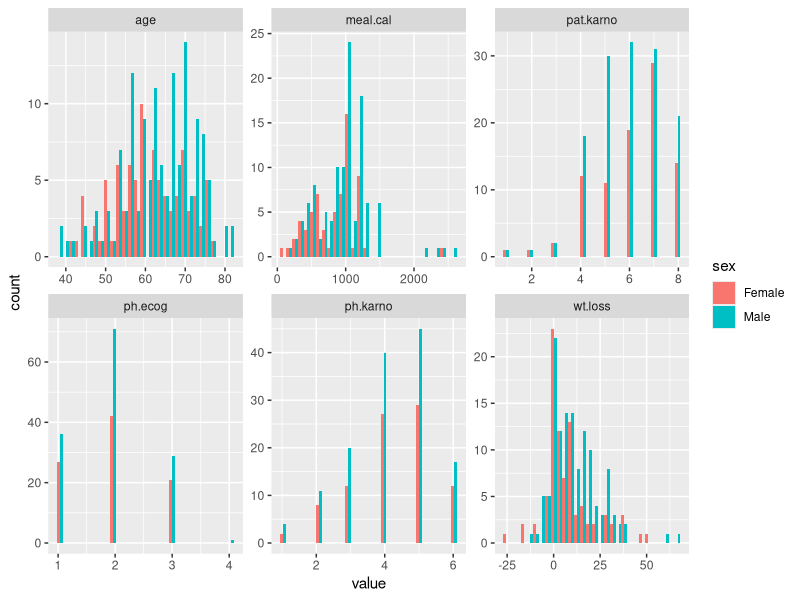
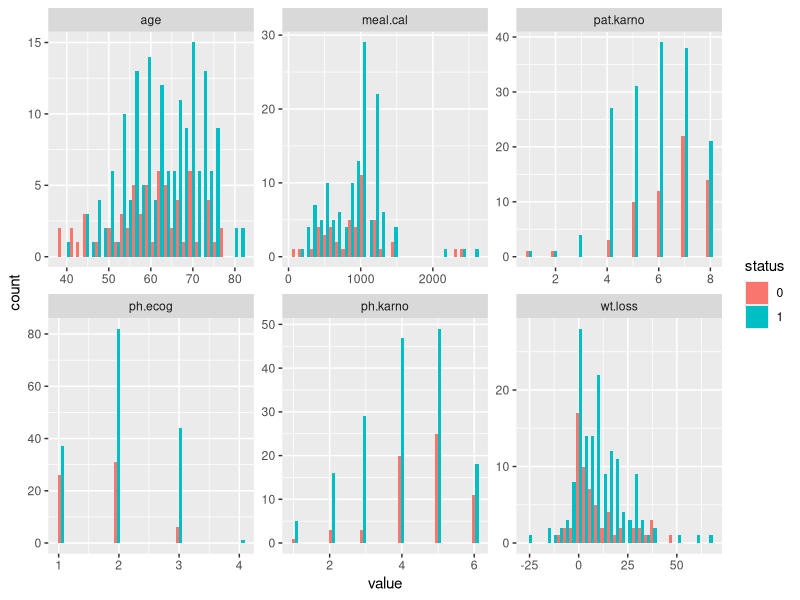

Write R code to recreate these figures, in order. (Note: this script raises an error after producing the figures.)
## ---- chunk 1
library(dplyr)
library(tidyr)
library(ggplot2)
library(kableExtra)
library(survminer)
library(survival)

knitr::opts_chunk$set(
  echo = FALSE, 
  message = FALSE, 
  warning = FALSE, 
  fig.height = 6, 
  fig.width = 8)


file_name <- 'lung.csv'

## ---- chunk 2
data(cancer, package="survival")
dd_raw <- get(data("lung"))
(dim(dd_raw))


# Data prep/cleaning ----
dd <-  dd_raw %>%
  # Reducing status to 0/1 from 1/2
  mutate(across(status , ~. - 1)) %>%
  # Setting levels of ph.ecog variable
  mutate(across(ph.ecog, ~factor(., levels = c(0:4)))) %>%
  # Setting levels of ph.karno variable
  mutate(across(ph.karno, ~factor(., levels = seq(50, 100, 10)))) %>%
  # Setting levels of pat.karno variable
  mutate(across(pat.karno, ~factor(., levels = seq(30, 100, 10)))) %>%
  # Converting sex to factor, keeping as 1/2
  mutate(across(sex, ~factor(as.character(.), levels = c(1, 2), 
                                          labels = c("Male", "Female")))) %>%
  # Make survival time in the same units as age, to include age in 
  # survival analysis accounting for left-truncation
  mutate(across(time, ~./365.25))


# Defining continuous variables
cont_demo_vars <- c(
  "age", 
  "meal.cal", 
  "wt.loss"
)

# Defining categorical variables
cat_demo_vars <- c(
  "ph.karno", 
  "ph.ecog", 
  "pat.karno",
  "sex"
  
)

# Defining Performance Metrics
perform_metrics <- c(
  "ph.ecog", 
  "ph.karno", 
  "pat.karno"
)


## ---- chunk 3

## Examine presence of missing values
n_nas <- data.frame(
  do.call('rbind', apply(dd, 2, function(x){table(is.na(x))}))
)

names(n_nas) <- c("Non-Missing", "Missing")

# Output NAs as a table
n_nas %>%
  kable(format = 'latex') %>%
  kable_styling ()


## ---- chunk 4


# Creating boxplot to examine distributions of variables, 
dd %>%
  select(sex, all_of(cont_demo_vars),
         all_of(cat_demo_vars)) %>%
  # Converting sex to character
  mutate(across(sex ,as.character)) %>%
  # Converting other variables to numeric
  mutate(across(age:pat.karno, as.numeric)) %>%
  # Making data long to use facet wrap
  pivot_longer(names(.)[-1]) %>%
  # Passing to ggplot
  ggplot(aes(x = value, fill = sex, group = sex)) +
  geom_histogram(position = 'dodge') + 
  facet_wrap(. ~ name, scales = 'free')


## ---- chunk 5


# Plotting demographic and score variables by survival status
dd %>%
  select(status, all_of(cont_demo_vars),
         all_of(cat_demo_vars)) %>%
  select(-sex) %>%
  mutate(across(status ,as.character)) %>%
  mutate(across(age:pat.karno, as.numeric)) %>%
  pivot_longer(names(.)[-1]) %>%
  ggplot(aes(x = value, fill = status, group = status)) +
  geom_histogram(position = 'dodge') + 
  facet_wrap(. ~ name, scales = 'free')


## ---- chunk 6


# Looping over continuous variables, using t.test to determine 
# if there is a difference between males and females in these variables
t_test_ls <- lapply(cont_demo_vars, function(var){
  test_dd <- dd %>%
    select(sex, out = one_of(var)) 
    
  res <- t.test(out ~ sex, data = test_dd, paired= FALSE)
  dat <- data.frame(
    var = var, 
    p_val = res$p.value
  )
  row.names(dat) <- NULL
  dat
  })

# Combining list into dataframe
test_dd <- do.call('rbind', t_test_ls)

test_dd %>%
  kable(format = 'html')

## ---- chunk 7

# Defining performance metric variables
perform_metrics <- c("ph.ecog", 
                     "ph.karno", 
                     "pat.karno")

## ---- chunk 8


# Using chi-squared test to determine if there are differences between males/females 
# in these variables
chi_sq_metric_by_sex <- lapply(perform_metrics, function(metric) {
  
  tab <- dd %>%
    select(sex, all_of(metric)) %>%
    mutate(across(all_of(metric), factor)) %>%
    group_by_at(names(.)) %>%
    dplyr::summarise(n = n()) %>%
    filter(!is.na(get(metric))) %>%
    spread(sex, n, fill = 0) %>%
    as.data.frame()
  print(metric)
  row.names(tab) <- as.character(tab[, 1])
  tab[, 1] <- NULL
  
  res <- chisq.test(tab)
  data.frame(
    var = metric, 
    p_val = res$p.value
  )
  
})


chi_sq_metric_by_sex


chi_sq_metric_by_status <- lapply(perform_metrics, function(metric) {
  
  tab <- dd %>%
    select(status, all_of(metric)) %>%
    mutate(across(all_of(metric), factor)) %>%
    group_by_at(names(.)) %>%
    dplyr::summarise(n = n()) %>%
    filter(!is.na(get(metric))) %>%
    spread(status, n, fill = 0) %>%
    as.data.frame()
  print(metric)
  row.names(tab) <- as.character(tab[, 1])
  tab[, 1] <- NULL
  
  res <- chisq.test(tab)
  data.frame(
    var = metric, 
    p_val = res$p.value
  )
  
})

chi_sq_metric_by_status


## ---- chunk 9
sum_mat <- dd_raw %>%
  group_by(ph.ecog, ph.karno) %>%
  dplyr::summarise(n = n()) 

unique_combinations <-   sum_mat %>%
  filter(n > 0) %>%
  arrange(desc(n))

dat <- dd %>%
  select(ph.ecog, ph.karno) %>%
  na.omit()

unique_combinations %>%
  kable(format = 'latex')

# Determine spearman rank correlation coefficient between the two variables
cor_val <- cor(as.numeric(dat$ph.ecog), as.numeric(dat$ph.karno), 
           method = 'spearman')

# Plot ph.ecog and ph.karno as a scatterplot with correlation coefficient
q1_plot <- dd %>%
  select(ph.ecog, ph.karno) %>%
  ggplot(aes(x = ph.ecog, y = ph.karno)) + 
  geom_point(position = position_jitter(width = .1, height = 1)) + 
  geom_label(x = "3", y = "100", label = round(cor_val ,2))

# Creating barplot comparing overall distribution of the two measures
dd %>%
  select(sex, ph.karno, ph.ecog) %>%
  pivot_longer(names(.)[-1]) %>%
  ggplot(aes(x = value)) + 
  geom_histogram(stat = 'count') +
  facet_wrap(. ~ name, scales = 'free')

## ---- chunk 10
q1_plot

## ---- chunk 11

# Fitting original model, non-stratified and without left truncation
fit_overall <- survfit(Surv(time, status) ~ 1, data = dd)

# Fitting original model, stratified and without left truncation
fit_0 <- survfit(Surv(time , status) ~ sex, 
               data = dd)

# Using ggsurvplot to plot Kaplan Meier curves for model without left truncation
kap_plot_no_lt <- ggsurvplot(fit_0, 
                             data = dd,
                             conf.int = TRUE,
                             risk.table = TRUE,
                             pval = TRUE,  
                             surv.median.line = 'h')

kap_plot_no_lt

## ---- chunk 12

# Getting the median survival times from the survival model summary tables
sum_overall <- data.frame(t(summary(fit_overall)$table))
sum_grps <- data.frame(summary(fit_0)$table)

# Combining into a table
sum_both <- rbind(sum_overall, sum_grps)

### Median survival times ----
med_table <- data.frame(
  group = c("Overall", row.names(sum_grps)), 
  med_time = sum_both$median
 ) %>%
  kable(col.names = c("Group", "Median Survival Time (years)"),
        digits = 2, 
        format = 'latex')

med_table

## ---- chunk 13


# Fit model accounting for left truncation
fit_left_trunc <- survfit(Surv(time, 
                               age+time,  
                               status) ~ sex, data = dd)

# Use score test from coxph model, to get p-value equivalent to log-rank test
# between strata
fit0 <- coxph(Surv(time,
                   age+time,
                   status) ~ factor(sex),
              data = dd)

# Testing proportional hazards assumption
test.ph <- cox.zph(fit0)

# Using assertthat to stop the code if the proportional hazards assumption is not met
assertthat::assert_that(!any(test.ph$table[,'p'] <= 0.05), 
                        msg = "Proportional Hazards Assumption Not met")

# getting summary object of fit
sum <- summary(fit0)

# getting p_val from score test
p_val <- round(sum$sctest[3], 3)

# Including kaplan meier curves from model including left truncation, 
# including p-value where test statistic comes from coxph score test
kap_plot_left_trunc <- ggsurvplot(fit_left_trunc, 
           conf.int = TRUE,
           risk.table = TRUE,
           pval = round(p_val, 3))



## ---- chunk 14
attach(dd)

head(cbind(Surv(time, age+time, status), dd[, c("time", "status", "age", "sex")]))

head(cbind(Surv(time, status), dd[, c("time", "status", "age", "sex")]))

detach(dd)

## ---- chunk 15

kap_plot_left_trunc

## ---- chunk 16

### Looking at agreement between patient and physician ----
cont_tab <- dd %>%
  # Creating pseudo_id to use in pivot_wider
  mutate(id = 1:n()) %>%
  # selecting variables of interest
  select(id, ph.karno, pat.karno) %>%
  pivot_longer(names(.)[-1]) %>%
  filter(!is.na(value)) %>%
  # Setting overall factor level for both scores
  mutate(value = factor(value, seq(30, 100, 10))) %>%
  pivot_wider() %>%
  # Removing NAs
  na.omit() 

# Plotting patient and physician scores as histogram
karno_bar_plot <- cont_tab %>%
  # Making long to summarize by variable
  pivot_longer(names(.)[-1]) %>%
  group_by(name, value) %>%
  # calculating count by group
  dplyr::summarise(n = n()) %>%
  ungroup() %>%
  group_by(name) %>%
  # calculating percentage by group
  mutate(pct = n/sum(n)) %>%
  # passing to ggplot
  ggplot(aes(x = value, y = pct, fill = name)) + 
  geom_histogram(stat = 'identity', position = 'dodge') + 
  # Adding labels
  xlab('score') +
  scale_fill_discrete('Rater')

# Calculating spearman rank correlation coefficient between patient and physician
cor_val <- cor(as.numeric(cont_tab$ph.karno), 
           as.numeric(cont_tab$pat.karno), 
           method = 'spearman')

# Plotting measures as a scatterplot, with correlation coefficient
corr_plot <- dd %>%
  ggplot(aes(x = ph.karno, 
             y = pat.karno)) + 
  geom_point(position = position_jitter(width = 0.5, height = 0.5)) +
  geom_text(x = "50", y = "40", color = 'red', label = round(cor_val, 2)) + 
  ggtitle("Patient vs. Physician Karnofsky score")


karno_bar_plot

## ---- chunk 17

corr_plot

## ---- chunk 18


# independent variables to use in univariate coxph models
ind_vars <- c(
  "sex", 
  "ph.ecog", 
  "ph.karno", 
  "pat.karno", 
  "meal.cal", 
  "wt.loss"
)


# Checking that there are at least 1 observation in each of dead/censored
# in each level of the performance scores
# Since there is only one observation in the censored group in ph.ecog == 3 group,
# This value will be set to NA so it is not included in the coxph analysis

dd %>%
  select(status, one_of(perform_metrics)) %>%
  mutate(across(everything(), as.character)) %>%
  pivot_longer(names(.)[-1]) %>%
  group_by(status, value, name) %>%
  dplyr::summarise(n = sum(!is.na(value))) %>%
  spread(status, n) %>%
  arrange(name) %>%
  filter(is.na(`0`) | is.na(`1`))

test_dd <- dd %>%
  mutate(ph.ecog = factor(ph.ecog, levels = c(0:2)))

hr_cox_ls <- lapply(ind_vars, function(x) {
  
  # Subset data to only include variables of interest
  sub_dd <- test_dd %>%
    select(status, age, time,  one_of(x)) 
  
  # Creating formula
  f <- as.formula(paste0("Surv(time, age+time, status) ~ ", factor(x)))
  
  # running coxph model
  res <- coxph(f, 
               data = sub_dd)
  
  # testing proportional hazards assumption
  test.ph <- cox.zph(res)
  
  # Breaking script if assumption not met
  assertthat::assert_that(!any(test.ph$table[,'p'] <= 0.05), 
                          msg = "Proportional Hazards Assumption Not met")
  
  # Getting summary table
  sum <- summary(res) 
  
  # Getting hazard ratio
  hr <- sum$coefficients[, 2]
  
  # Getting standard error
  se <- sum$coefficients[, 3]
  
  # calculating upper and lower bounds
  lb <- hr-qnorm(1-0.05/2)*se
  ub <- hr+qnorm(1-0.05/2)*se
  
  data.frame(
    var = x, 
    lvl = names(res$coefficients),
    hr = hr, 
    lb = lb, 
    ub = ub, 
    hr_pval = sum$coefficients[, 5]
    )
  
})

# Turning list into dataframe, changing labels of the variables and levels
hr_cox_dd <- do.call('rbind', hr_cox_ls) %>%
  mutate(lvl = gsub(paste0(var, collapse = '|'), "",lvl), 
         var = ifelse(lvl == '', var, paste(var, lvl, sep = '=')), 
         var = factor(var))

# Passing data to a forrest plot, with 95% confidence intervals around hazard ratio estimate
hr_plot <-
  ggplot(data = hr_cox_dd, aes(x = hr, y = var)) +
  geom_errorbar(aes(xmin = lb, xmax = ub)) + 
    geom_vline(xintercept = 1, color = 'red', linetype = 'dashed') + 
    geom_text(x = 5, aes(label = paste0("p=", round(hr_pval, 2)))) +
    scale_x_continuous(limits = c(-3,6)) + 
  xlab("Hazard Ratio (95% CI)") + 
  ylab("Variable (level)")



## ---- chunk 19

hr_plot

## ---- chunk 20

### Log-Rank tests for performance metrics ----
#' Univariate analyses of the different performance metrics showed 
#' that no hazard ratios were significantly different than 1
#' Log-rank tests will be used to test for overall differences between 
#' survival curves.
#' Coxph score test will be used to calculate test statistic

log_rank_test_ls <- lapply(perform_metrics, function(x) {
  
  # Defining formula
  f <- as.formula(paste0("Surv(time, age+time, status) ~ factor(", x, ")"))
  
  # Running coxph model
  fit0 <- coxph(f, 
                data = test_dd,
                # iter = 0,
                na.action = na.exclude)
  
  # Testing proportional hazards assumption
  test.ph <- cox.zph(fit0)

  # Breaking script if assumption not met  
  assertthat::assert_that(!any(test.ph$table[,'p'] <= 0.05), 
                          msg = "Proportional Hazards Assumption Not met")
  
  # Getting summary table
  sum <- summary(fit0)
  
  # Getting p-value from score test
  p_val <- round(sum$sctest[3], 3)
  
  data.frame(
    var = x, 
    p_val = p_val
  )
  
})

# Turning list to a dataframe
log_rank_test_dd <- do.call('rbind', log_rank_test_ls)

# Creating plots for each variable, with p-value from test dataframe
p_1 <- ggsurvplot(survfit(Surv(time, 
                               age+time,
                               status) ~ ph.ecog, data = test_dd), 
                  conf.int = TRUE,
                  pval = log_rank_test_dd$p_val[1])

p_2 <- ggsurvplot(survfit(Surv(time, 
                               age+time,  
                               status) ~ ph.karno, data = test_dd), 
                  conf.int = TRUE,
                  pval = log_rank_test_dd$p_val[2])


p_3 <- ggsurvplot(survfit(Surv(time, 
                               age+time,  
                               status) ~ pat.karno, data = test_dd), 
                  conf.int = TRUE,
                  pval = log_rank_test_dd$p_val[3])



## ---- chunk 21

p_1

## ---- chunk 22

p_2

## ---- chunk 23

p_3

## ---- chunk 24

med_dd <-  dd %>%
  # Selecting variables
  select(status, age, time, all_of(perform_metrics)) %>%
  # Turning performance metrics to numeric
  mutate(across(ph.ecog:pat.karno, as.numeric)) %>%
  pivot_longer(ph.ecog:pat.karno) %>%
  group_by(name) %>%
  # Getting median value by each variable
  dplyr::summarise(med = median(value, na.rm = TRUE)) %>%
  group_by(name) %>%
  # Getting the actual value of the reference level
  mutate(med_val = levels(dd[, name])[med]) %>%
  ungroup() 

# Creating test dataframe, with new median split variable
test_dd <- dd %>%
  select(status, age, time, all_of(perform_metrics)) %>%
  mutate(across(ph.ecog:pat.karno, as.numeric)) %>%
  # Creating pseudo-id column to use in pivot_wider
  mutate(id = 1:n()) %>%
  pivot_longer(ph.ecog:pat.karno)  %>%
  # Pulling in medians
  left_join(med_dd, by = c("name")) %>%
  mutate(value = as.numeric(value)) %>%
  # Creating median split variable
  mutate(med_split = case_when(
    value < med ~ paste('Less than', med_val),
    value >= med ~ paste('Greater than or equal to', med_val)
    )) %>%
  select(id, status, age, time, name, med_split) %>%
  pivot_wider(values_from = 'med_split')

# looping over performance metrics, testing difference between variables
log_rank_test_ls <- lapply(perform_metrics, function(x) {
  
  # Subset data to variables of interest
  sub_dd <- test_dd %>%
    select(id:time, x = all_of(x))
  
  # Fitting coxph model
  fit0 <- coxph(Surv(time, 
                     age+time,
                     status) ~ factor(x), 
                data = sub_dd,
                na.action = na.exclude)
  
  # Testing coxph assumption
  test.ph <- cox.zph(fit0)
  assertthat::assert_that(!any(test.ph$table[,'p'] <= 0.05), 
                          msg = "Proportional Hazards Assumption Not met")
  
  # Getting p-value
  sum <- summary(fit0)
  p_val <- round(sum$sctest[3], 3)
  
  dat <- data.frame(
    var = x, 
    p_val = p_val
  )
  dat
  })

# turning list to dataframe
log_rank_test_dd <- do.call('rbind', log_rank_test_ls)
  
# Creating plots on the median split variables, with p-value added
p_1_med_split <- ggsurvplot(survfit(Surv(time, 
                          age+time,
                          status) ~ ph.ecog, 
                     data = test_dd),
                     pval = subset(log_rank_test_dd, 
                                   var == "ph.ecog", 
                                   p_val)[[1]],
                     conf.int = TRUE)

p_2_med_split <- ggsurvplot(survfit(Surv(time, 
                               age+time,
                               status) ~ ph.karno, 
                          data = test_dd),
                  pval = subset(log_rank_test_dd, 
                                var == "ph.karno", 
                                p_val)[[1]],
                  conf.int = TRUE)

p_3_med_split <- ggsurvplot(survfit(Surv(time, 
                               age+time,
                               status) ~ pat.karno, 
                          data = test_dd),
                  pval = subset(log_rank_test_dd, 
                                var == "pat.karno", 
                                p_val)[[1]],
                  conf.int = TRUE)



med_dd %>%
  select(name, med_val) %>%
  arrange(name) %>%
  kable(col.names = c("Score Variable", "Median"), 
        format = 'latex') 
## ---- chunk 25

p_1_med_split

## ---- chunk 26

p_2_med_split

## ---- chunk 27

p_3_med_split

## ---- chunk 28
sessionInfo()
